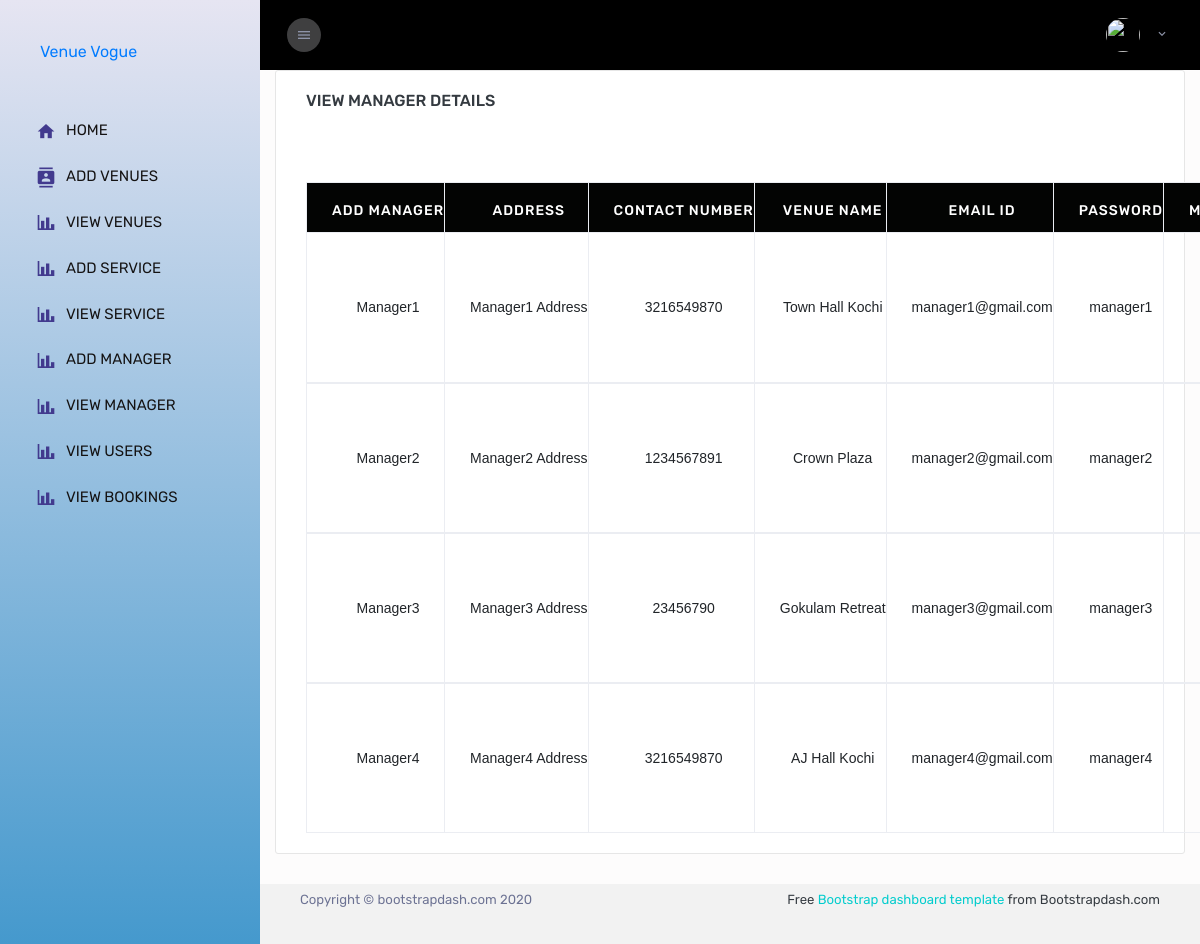
The app's page /admin_app/viewmanager/ with its own data.
### Adminapp/models.py (models this page shows)
class managerdb(models.Model):
    name=models.CharField(max_length=25)
    address=models.CharField(max_length=50)
    phone=models.IntegerField()
    venuename=models.CharField(max_length=25)
    email=models.CharField(max_length=25)
    password=models.CharField(max_length=12)
    image=models.ImageField(upload_to="Manager")

### Adminapp/views.py (the view)
# urls.py: path('viewmanager/', views.viewmanager, name='viewmanager'),
def viewmanager(request):
    data = managerdb.objects.all()
    return render(request, 'viewmanager.html',{'data':data})

### Adminapp/templates/viewmanager.html (shortened to what this page needs)
{% extends 'venueadmin.html' %}
{% block content %}
</head>
<body>
<div class="scrollmenu">
<div class="col-lg-12 grid-margin stretch-card">
    <div class="card">
      <div class="card-body" style="width: 900px; ">
        <h4 class="card-title">VIEW MANAGER DETAILS</h4>
        <div class="table-responsive" >
          <table class="table table-bordered" style="width: 200px;">
            <thead >
              <tr>
                <th>ADD MANAGER </th>
                <th align="center">ADDRESS</th>
                <th>CONTACT NUMBER</th>
                <th>VENUE NAME</th>
                <TH>EMAIL ID</TH>
                <th>PASSWORD</th>
                <TH>MANAGER IMAGE</TH>
              </tr>
            </thead>
            {% for i in data %}
            <tbody>
                <tr>
                    <td>{{ i.name }}</td>
                    <td>{{ i.address }}</td>
                    <td>{{ i.phone }}</td>
                    <td>{{ i.venuename }}</td>
                    <td>{{ i.email }}</td>
                    <td>{{ i.password }}</td>
                    <td><img src="{{ i.image.url }}" width="80px"  height="90px"></td>
                </tr>
            </tbody>
            {% endfor %}
          </table>
        </div>
      </div>
    </div>
  </div>
{% endblock %}

### Adminapp/templates/viewmanager.html (style rules this page uses)
div.scrollmenu { background-color: #fdfcfc; overflow: auto; white-space: nowrap; }
.table { border-collapse:collapse; width: 95%; height: 100%; padding: 30px; margin-top: 60px; border-radius: 13px; text-align: center; vertical-align: middle; }
th { background-color: rgb(3, 4, 3); color: white; border: 1px solid rgb(190, 190, 190); height: 50px; letter-spacing: 1px; margin-right: 2PX; }
td { height: 150px; width: 3px; font-size: 14px; font-family: arial; }

### records on screen
managerdb: name "Manager1", address "Manager1 Address", phone "3216549870", venuename "Town Hall Kochi", email "manager1@gmail.com", password "manager1"
managerdb: name "Manager2", address "Manager2 Address", phone "1234567891", venuename "Crown Plaza", email "manager2@gmail.com", password "manager2"
managerdb: name "Manager3", address "Manager3 Address", phone "23456790", venuename "Gokulam Retreat", email "manager3@gmail.com", password "manager3"
managerdb: name "Manager4", address "Manager4 Address", phone "3216549870", venuename "AJ Hall Kochi", email "manager4@gmail.com", password "manager4"
